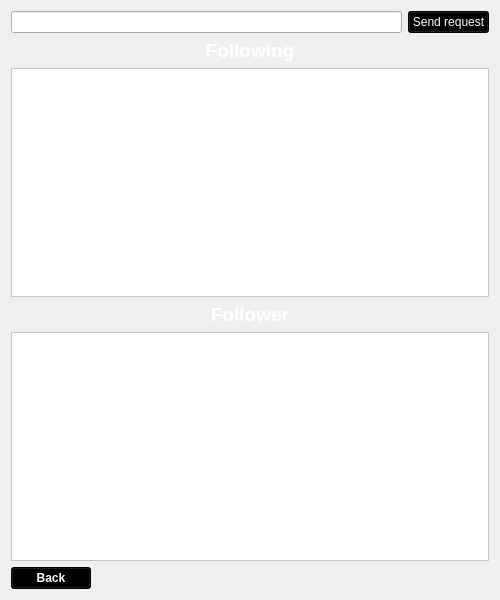
<?xml version="1.0" encoding="UTF-8"?>
<ui version="4.0">
 <class>FollowWindow</class>
 <widget class="QWidget" name="FollowWindow">
  <property name="geometry">
   <rect>
    <x>0</x>
    <y>0</y>
    <width>500</width>
    <height>600</height>
   </rect>
  </property>
  <property name="minimumSize">
   <size>
    <width>500</width>
    <height>600</height>
   </size>
  </property>
  <property name="maximumSize">
   <size>
    <width>500</width>
    <height>600</height>
   </size>
  </property>
  <property name="windowTitle">
   <string>Follow</string>
  </property>
  <property name="windowIcon">
   <iconset resource="Resources/main.qrc">
    <normaloff>:/Icons/Icons/spotify.png</normaloff>:/Icons/Icons/spotify.png</iconset>
  </property>
  <property name="styleSheet">
   <string notr="true">background-image: url(:/Background/background/darkgreen.png);</string>
  </property>
  <layout class="QVBoxLayout" name="verticalLayout">
   <item>
    <layout class="QHBoxLayout" name="horizontalLayout_2">
     <item>
      <widget class="QLineEdit" name="Sendreq_lineEdit">
       <property name="styleSheet">
        <string notr="true">background-image: url(:/Background/background/transparent.png);
</string>
       </property>
      </widget>
     </item>
     <item>
      <widget class="QPushButton" name="Sendreq_btn">
       <property name="styleSheet">
        <string notr="true">color: rgb(255, 255, 255);
background-color: rgb(0, 0, 0);</string>
       </property>
       <property name="text">
        <string>Send request</string>
       </property>
      </widget>
     </item>
    </layout>
   </item>
   <item>
    <widget class="QLabel" name="Following_label">
     <property name="font">
      <font>
       <pointsize>14</pointsize>
       <weight>75</weight>
       <bold>true</bold>
      </font>
     </property>
     <property name="styleSheet">
      <string notr="true">background-image: url(:/Background/background/transparent.png);
color: rgb(255, 255, 255);</string>
     </property>
     <property name="text">
      <string>Following</string>
     </property>
     <property name="alignment">
      <set>Qt::AlignCenter</set>
     </property>
    </widget>
   </item>
   <item>
    <widget class="QListView" name="Following_listView">
     <property name="styleSheet">
      <string notr="true">background-image: url(:/Background/background/transparent.png);
background-color: rgb(255, 255, 255);</string>
     </property>
    </widget>
   </item>
   <item>
    <widget class="QLabel" name="Follower_lbl">
     <property name="font">
      <font>
       <pointsize>14</pointsize>
       <weight>75</weight>
       <bold>true</bold>
      </font>
     </property>
     <property name="styleSheet">
      <string notr="true">background-image: url(:/Background/background/transparent.png);
color: rgb(255, 255, 255);</string>
     </property>
     <property name="text">
      <string>Follower</string>
     </property>
     <property name="alignment">
      <set>Qt::AlignCenter</set>
     </property>
    </widget>
   </item>
   <item>
    <widget class="QListView" name="Follower_listView">
     <property name="styleSheet">
      <string notr="true">background-image: url(:/Background/background/transparent.png);
background-color: rgb(255, 255, 255);</string>
     </property>
    </widget>
   </item>
   <item>
    <layout class="QHBoxLayout" name="horizontalLayout">
     <item>
      <widget class="QPushButton" name="back_btn">
       <property name="font">
        <font>
         <pointsize>9</pointsize>
         <weight>75</weight>
         <bold>true</bold>
        </font>
       </property>
       <property name="styleSheet">
        <string notr="true">color: rgb(255, 255, 255);
background-color: rgb(0, 0, 0);</string>
       </property>
       <property name="text">
        <string>Back</string>
       </property>
      </widget>
     </item>
     <item>
      <spacer name="horizontalSpacer">
       <property name="orientation">
        <enum>Qt::Horizontal</enum>
       </property>
       <property name="sizeHint" stdset="0">
        <size>
         <width>40</width>
         <height>20</height>
        </size>
       </property>
      </spacer>
     </item>
    </layout>
   </item>
  </layout>
 </widget>
 <resources>
  <include location="Resources/main.qrc"/>
 </resources>
 <connections/>
</ui>
